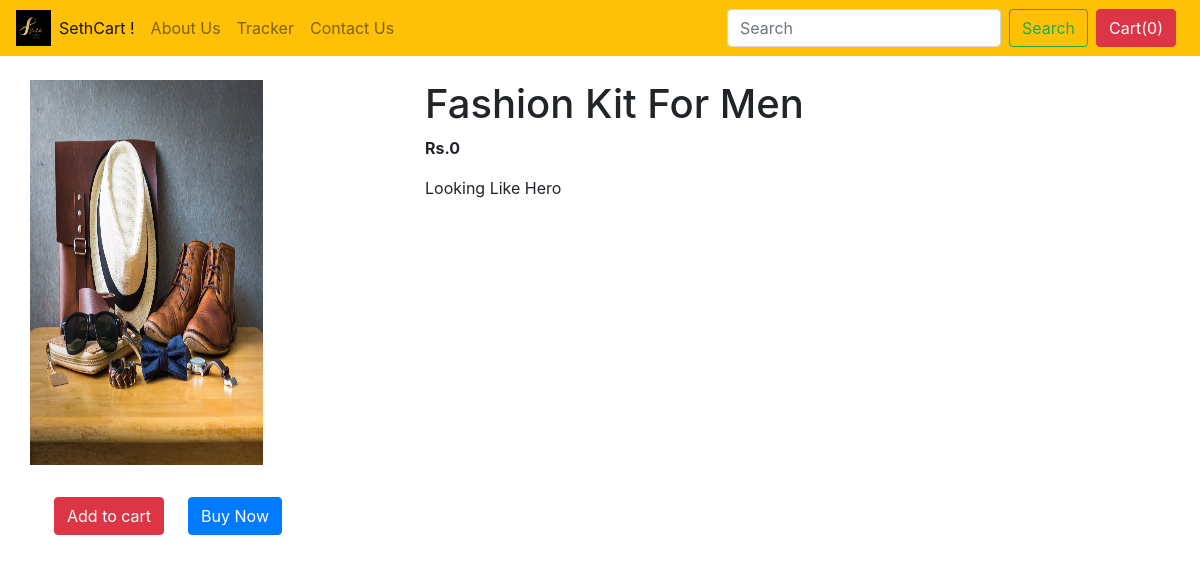
/shop/products/12, run on an earlier commit of the app's database.
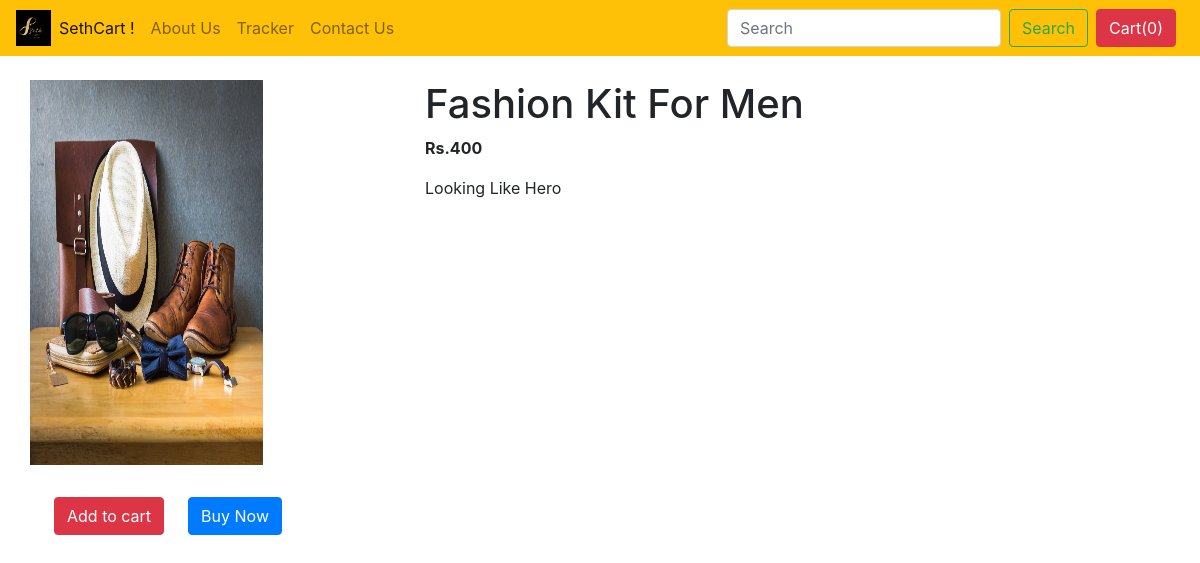
And on a later commit of the database.
### shop/models.py (models this page shows, shortened)
class Product(models.Model):
    product_id = models.AutoField
    product_name = models.CharField(max_length=50)
    category = models.CharField(max_length=50, default="")
    subcategory = models.CharField(max_length=50, default="")
    price = models.IntegerField(default=0)
    desc = models.CharField(max_length=300)
    pub_date = models.DateField()
    image = models.ImageField(upload_to='shop/images', default="")

### shop/views.py (the view)
# urls.py: path('products/<int:myid>', views.products, name= "ProductView"),
def products(request, myid):
    product = Product.objects.filter(id = myid)
    return render(request, 'shop/prodView.html',{'product':product[0]})

### shop/templates/shop/prodview.html (shortened to what this page needs)
{% extends 'shop/basic.html' %}
{% block body %}
<div class="container my-4">
    <div class="row">
    <div class="col-md-4">
    <div class="row">
       <img src="/media//{{product.image}}" width="233px" height="385px">
    </div>
    <div class="row mt-3">
        <button class="btn btn-danger my-3 mx-4">Add to cart</button>
        <button class="btn btn-primary my-3">Buy Now</button>
    </div>
        </div>
    <div class="col-md-8">
        <h1>{{product.product_name}}</h1>
        <p><b>Rs.{{product.price}}</b></p>
        <p>{{product.desc}}</p>
    </div>
        </div>
</div>
{% endblock %}

### shop/templates/shop/basic.html (shortened to what this page needs)
<!doctype html>
{% load static %}
<html lang="en">
  <head>
    <link rel="stylesheet" href="https://stackpath.bootstrapcdn.com/bootstrap/4.2.1/css/bootstrap.min.css">
  </head>
  <body>
    <nav class="navbar navbar-expand-lg navbar-light bg-warning">
      <img src="{% static 'shop/Cart.jpeg' %}" width="3%" height="3%"  alt="My image">
      <div class="collapse navbar-collapse" id="navbarSupportedContent">
        <ul class="navbar-nav mr-auto">
          <li class="nav-item active">
            <a class="nav-link" href="/shop/">SethCart ! <span class="sr-only">(current)</span></a>
          </li>
          <li class="nav-item">
            <a class="nav-link" href="/shop/about">About Us</a>
          </li>
          <li class="nav-item">
            <a class="nav-link" href="/shop/tracker">Tracker</a>
          </li>
          <li class="nav-item">
            <a class="nav-link" href="/shop/contact">Contact Us</a>
          </li>
        </ul>
        <form method="get" action="/shop/search/" class="form-inline my-2 my-lg-0">
          <input class="form-control mr-sm-2" type="search" placeholder="Search" aria-label="Search" name="search" id="search">
      <button class="btn btn-outline-success my-2 my-sm-0" type="submit">Search</button>
          <button type="button" class="btn btn-danger mx-2" id="popcart" data-container="body" data-toggle="popover"
          data-placement="bottom" data-html="true" data-content="Vivamus
        sagittis lacus vel augue laoreet rutrum faucibus.">
          Cart(<span id="cart">0</span>)
        </button>
        </form>
      </div>
    </nav>
  {% block body %} {% endblock %}
  </body>
</html>

What changed in the data, as far as the page shows it:
changed Product "Fashion Kit For Men": price "0" → "400"
